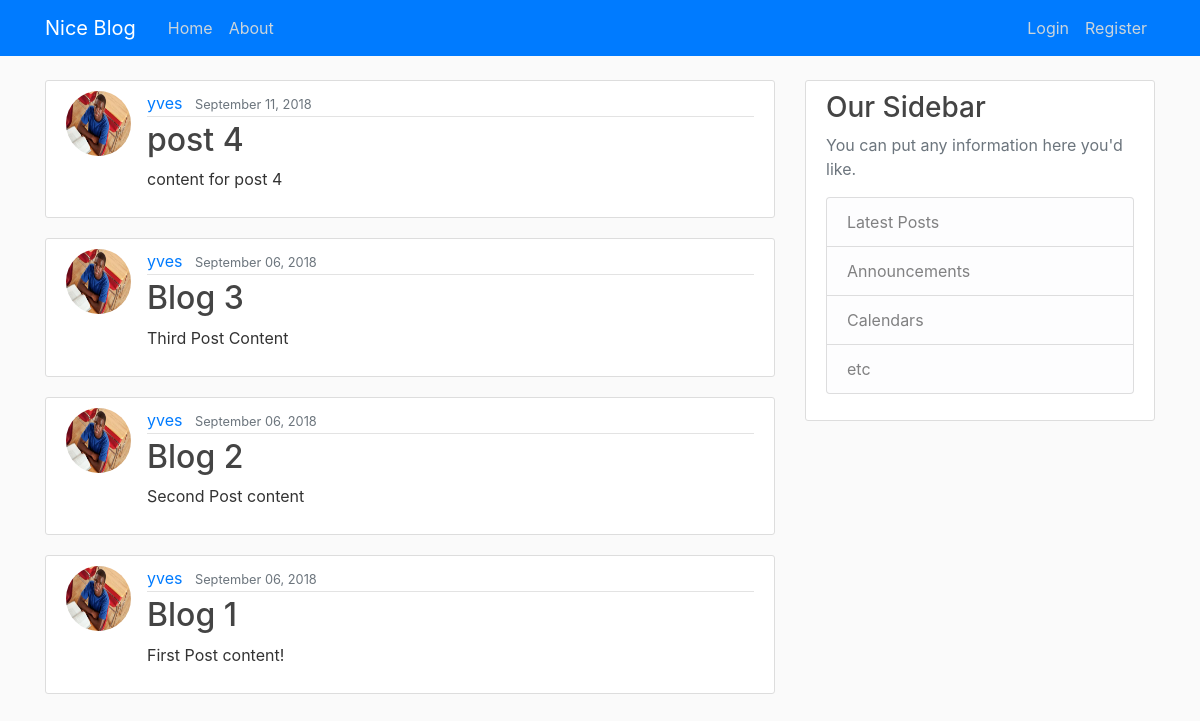
The app's page /, older data.
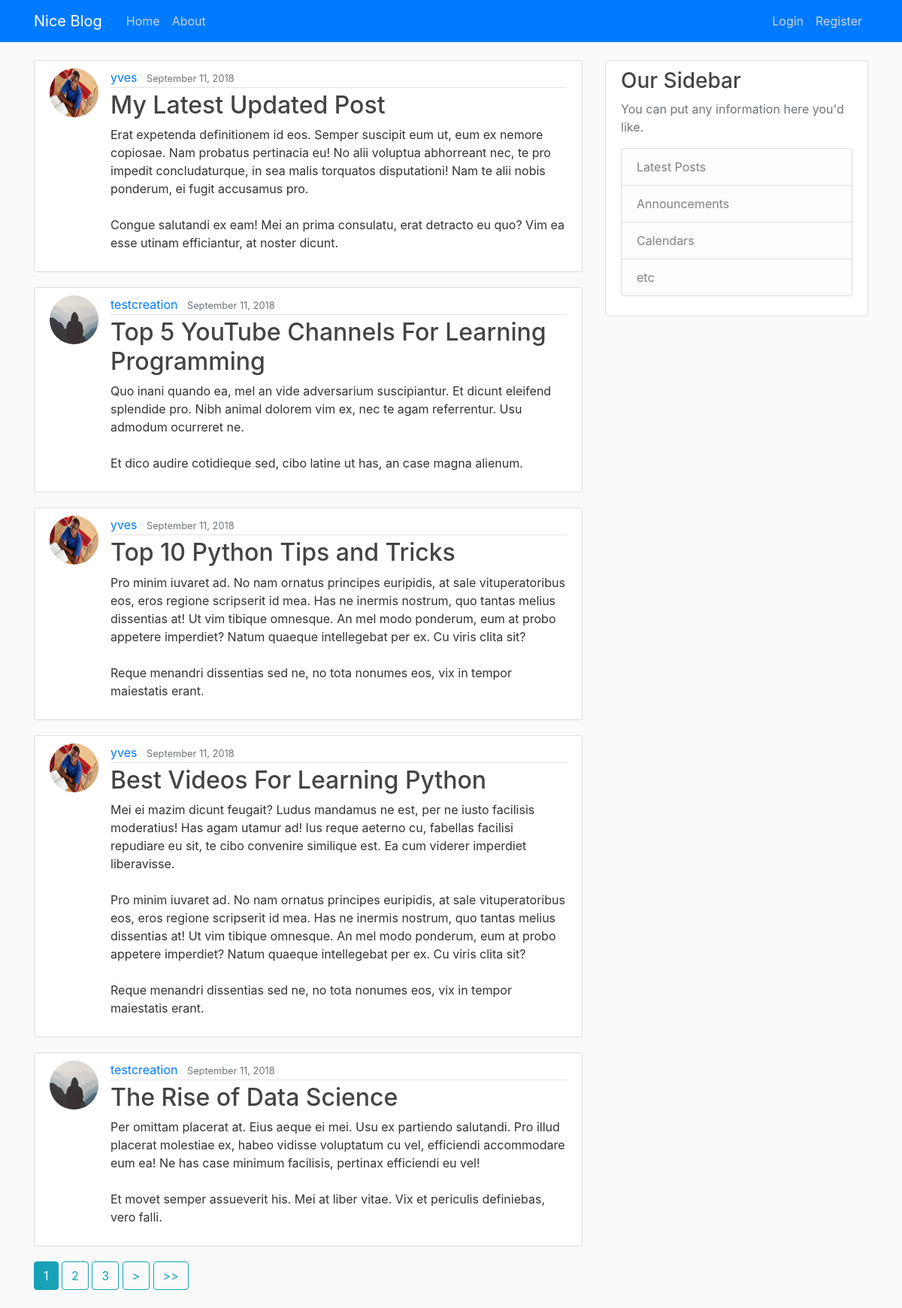
The same page, newer data.
### blog/models.py (models this page shows, shortened)
class Post(models.Model):
    title = models.CharField(max_length=100)
    content = models.TextField()
    date_posted = models.DateTimeField(default=timezone.now)
    author = models.ForeignKey(User, on_delete=models.CASCADE)

### users/models.py (models this page shows, shortened)
class Profile(models.Model):
    user = models.OneToOneField(User, on_delete=models.CASCADE)
    image = models.ImageField(default='default.jpg', upload_to='profile_pics')

### blog/views.py (the view)
# urls.py: path('', PostListView.as_view(), name='blog-home'),
class PostListView(ListView):
    model = Post
    template_name = 'blog/home.html'
    context_object_name = 'posts'
    ordering = ['-date_posted']
    paginate_by = 5

### blog/templates/blog/home.html (shortened to what this page needs)
{% extends 'blog/base.html' %}
{% block content %}
    {% for post in posts %}
        <article class="media content-section">
          <img src="{{ post.author.profile.image.url }}" alt="author" class="rounded-circle article-img">
          <div class="media-body">
            <div class="article-metadata">
              <a class="mr-2" href="#">{{ post.author }}</a>
              <small class="text-muted">{{ post.date_posted | date:"F d, Y" }}</small>
            </div>
            <h2><a class="article-title" href="{% url 'post-detail' post.id %}">{{ post.title }}</a></h2>
            <p class="article-content">{{ post.content }}</p>
          </div>
        </article>
    {% endfor %}
    {% if is_paginated %}
        {% for num in page_obj.paginator.page_range %}
            {% if page_obj.number == num %}
                <a href="?page={{ num }}" class="btn btn-info mb-4">{{ num }}</a>
            {% elif num > page_obj.number|add:'-3' and num < page_obj.number|add:'3' %}
                <a href="?page={{ num }}" class="btn btn-outline-info mb-4">{{ num }}</a>
            {% endif %}
        {% endfor %}
        {% if page_obj.has_next %}
            <a href="?page={{ page_obj.next_page_number }}" class="btn btn-outline-info mb-4">></a>
            <a href="?page={{ page_obj.paginator.num_pages }}" class="btn btn-outline-info mb-4">>></a>
        {% endif %}
    {% endif %}
{% endblock %}

Row changes from the older to the newer data that the page shows:
no longer on this page (row unchanged): Post: author.profile.image (picture), author "yves", date_posted "September 11, 2018", title "post 4", content "content for post 4"
no longer on this page (row unchanged): Post: author.profile.image (picture), author "yves", date_posted "September 06, 2018", title "Blog 3", content "Third Post Content"
no longer on this page (row unchanged): Post: author.profile.image (picture), author "yves", date_posted "September 06, 2018", title "Blog 2", content "Second Post content"
no longer on this page (row unchanged): Post: author.profile.image (picture), author "yves", date_posted "September 06, 2018", title "Blog 1", content "First Post content!"
added Post: author.profile.image (picture), author "yves", date_posted "September 11, 2018", title "My Latest Updated Post", content "Erat expetenda definitionem id eos. Semper suscipit eum ut, eum ex nemore copiosae. Nam probatus pertinacia eu! No alii voluptua abhorreant nec, te pro impedit concludaturque, in sea malis torquatos disputationi! Nam te alii nobis ponderum, ei fugit accusamus pro. Congue salutandi ex eam! Mei an prima consulatu, erat detracto eu quo? Vim ea esse utinam efficiantur, at noster dicunt."
added Post: author.profile.image (placeholder picture), author "testcreation", date_posted "September 11, 2018", title "Top 5 YouTube Channels For Learning Programming", content "Quo inani quando ea, mel an vide adversarium suscipiantur. Et dicunt eleifend splendide pro. Nibh animal dolorem vim ex, nec te agam referrentur. Usu admodum ocurreret ne. Et dico audire cotidieque sed, cibo latine ut has, an case magna alienum."
added Post: author.profile.image (picture), author "yves", date_posted "September 11, 2018", title "Top 10 Python Tips and Tricks", content "Pro minim iuvaret ad. No nam ornatus principes euripidis, at sale vituperatoribus eos, eros regione scripserit id mea. Has ne inermis nostrum, quo tantas melius dissentias at! Ut vim tibique omnesque. An mel modo ponderum, eum at probo appetere imperdiet? Natum quaeque intellegebat per ex. Cu viris clita sit? Reque menandri dissentias sed ne, no tota nonumes eos, vix in tempor maiestatis erant."
added Post: author.profile.image (picture), author "yves", date_posted "September 11, 2018", title "Best Videos For Learning Python", content "Mei ei mazim dicunt feugait? Ludus mandamus ne est, per ne iusto facilisis moderatius! Has agam utamur ad! Ius reque aeterno cu, fabellas facilisi repudiare eu sit, te cibo convenire similique est. Ea cum viderer imperdiet liberavisse. Pro minim iuvaret ad. No nam ornatus principes euripidis, at sale vituperatoribus eos, eros regione scripserit id mea. Has ne inermis nostrum, quo tantas melius dissentias at! Ut vim tibique omnesque. An mel modo ponderum, eum at probo appetere imperdiet? Natum quaeque intellegebat per ex. Cu viris clita sit? Reque menandri dissentias sed ne, no tota nonumes eos, vix in tempor maiestatis erant."
added Post: author.profile.image (placeholder picture), author "testcreation", date_posted "September 11, 2018", title "The Rise of Data Science", content "Per omittam placerat at. Eius aeque ei mei. Usu ex partiendo salutandi. Pro illud placerat molestiae ex, habeo vidisse voluptatum cu vel, efficiendi accommodare eum ea! Ne has case minimum facilisis, pertinax efficiendi eu vel! Et movet semper assueverit his. Mei at liber vitae. Vix et periculis definiebas, vero falli."
Text that changed along with them:
new list line: "1"
new list line: "2"
new list line: "3"
